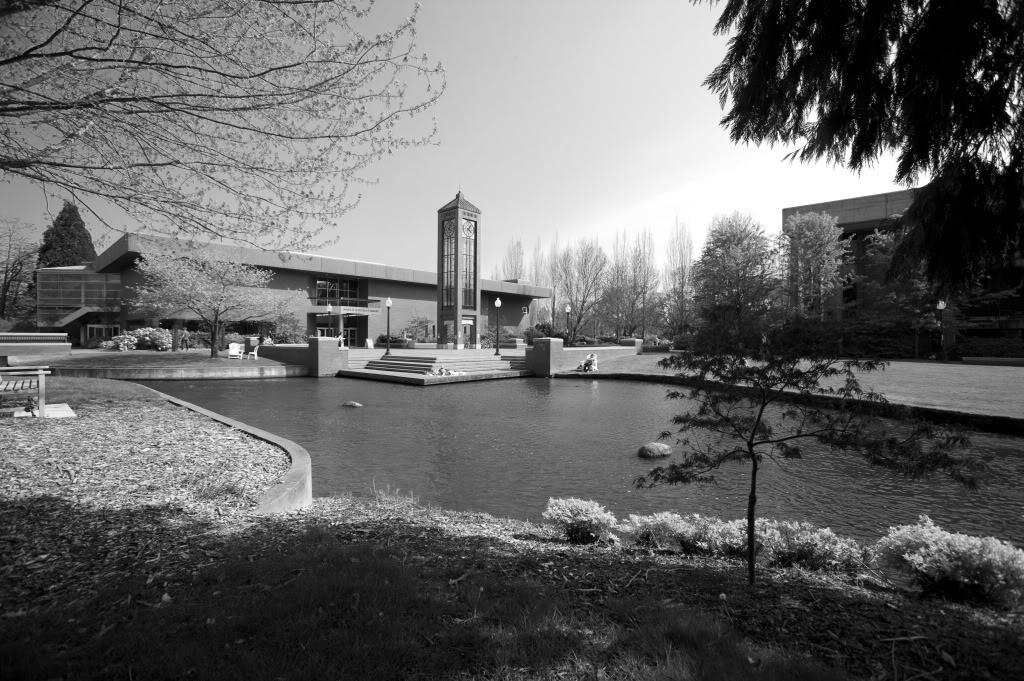
%> input picture Project5_Image/Willamette_BW.jpg, 1024 x 681 px
$ octave Inclass.m   (GNU Octave 9; MATLAB toolbox functions it lacks are replaced by stand-ins)
%> lines starting %> are read from the running program, lines starting %| are printed output that depends on the picture
% Ari Cooper
% CS 435 Computational Science
% Project 5 Image: Inclass
% Nov. 1 2016

clear all, close all, clc;

%% Example of black and white image

    % Read the image into MatLab and save it to a variable

    A = imread('Willamette_BW.jpg');
%> A is the input picture: size 681x1024 uint8; min 0, max 255, mean 102.2

    % Show the image

%     figure
%     imshow(A);

%% Example of Color Image

    % Read the image into MatLab and save it to a variable

    B = imread('Willamette.jpg');
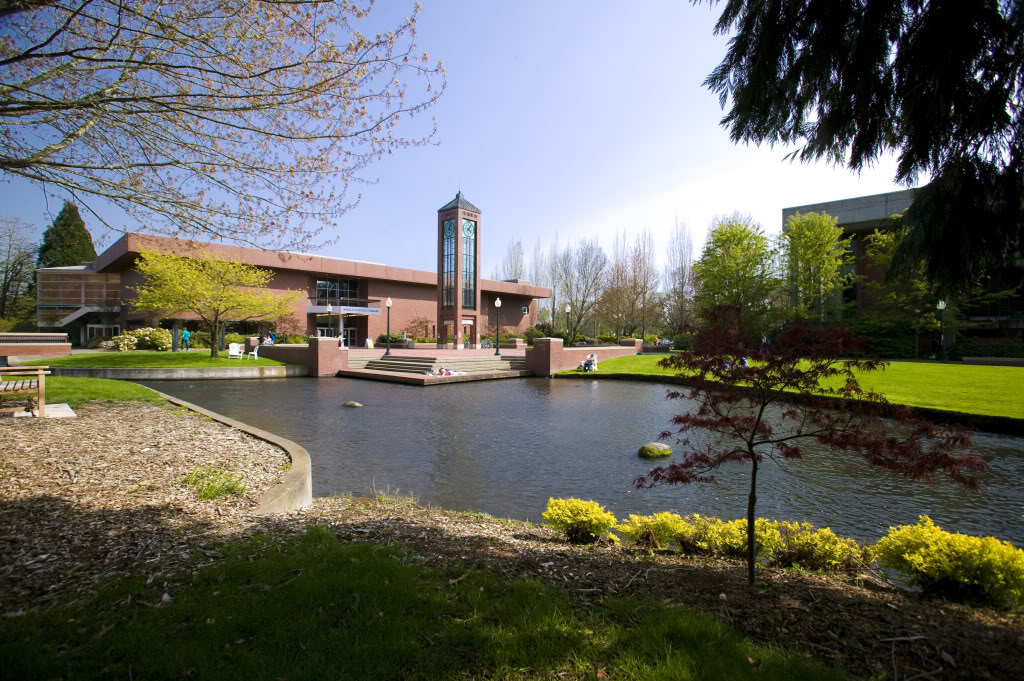
%> input picture Project5_Image/Willamette.jpg, 1024 x 681 px
%> B is the input picture: size 681x1024x3 uint8; mean R, G, B 102.3, 103.4, 95.3

    % Show the image

%     figure
%     imshow(B);

%% Example of Color Indexing

% [10 lines of commented-out code are left out]

%% Changing Colormap

%     map = colormap(hot);

%% 2.1 BasicImageManipulations

    % 1. Read the image into MATLAB and save it to a variable
    % B is already declared as Willamette.jpg

    % 2. Show the image;
%     figure
%     imshow(B);

    % 3. Check the size of the image (should be M-by-N-by-3 for a color image)
    % 681x1024x3
%     [row, col, tmp] = size(B);

    % 4. Crop the image to extract the desired part, and save it to a di?erent image;
    C = B(171:380, 301:510,:);     % size 210 x 210
%     figure
%     imshow(C);

    imwrite(C, 'Willamette_small.jpg', 'jpg');

    % 5. Extract the red, blue and green components and save them to individual images.
    C_red = C; C_blue = C; C_green = C;

    C_red(:,:,2:3) = 0;
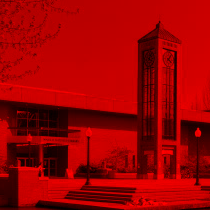
%> C_red: size 210x210x3 uint8; mean R, G, B 158, 0, 0
    C_green(:,:,[1 3]) = 0;
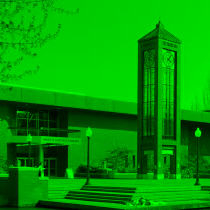
%> C_green: size 210x210x3 uint8; mean R, G, B 0, 151.7, 0
    C_blue(:,:,1:2) = 0;
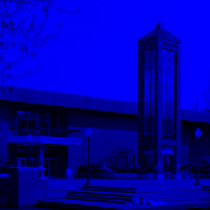
%> C_blue: size 210x210x3 uint8; mean R, G, B 0, 0, 161.6

     imwrite(C_red, 'Willamette_red.jpg', 'jpg');
     imwrite(C_green, 'Willamette_green.jpg', 'jpg');
     imwrite(C_blue, 'Willamette_blue.jpg', 'jpg');

%      figure
%      imshow(C_red)

    % 6. Convert the image to black-and-white;
    A_bw = rgb2gray(B);

%     figure
%     imshow(A_bw);
    imwrite(A_bw, 'Willamette_BW.jpg', 'jpg');

    % 7. (Advanced) Use a smaller image to create a large image that contains the original image, the red, green and blue components stacked up as 2-by-2 blocks, for example in ?gure 4.
    all4 = [C, C_red; C_green, C_blue];
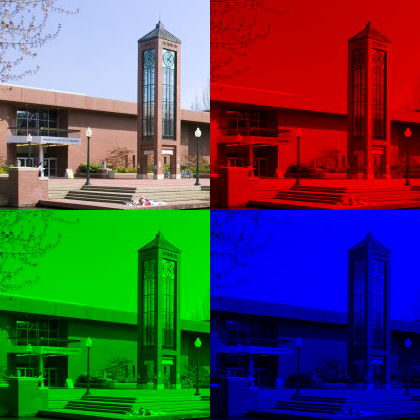
%> all4: size 420x420x3 uint8; mean R, G, B 79, 75.8, 80.8

%     figure
%     imshow(all4);


    %% 2.2 ImageRepair: Write a MATLAB program to clean up the dirty specks in the provided image

% 1. Read in and display the contaminated image: Willamette_bw_dirty_small.jpg, which can be downloaded from the WISE site under project 5, image folder.
D = imread('Willamette_bw_dirty_small.jpg');
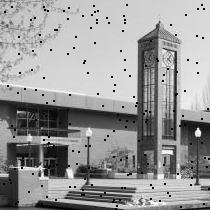
%> input picture Project5_Image/Willamette_bw_dirty_small.jpg, 210 x 210 px
%> D is the input picture: size 210x210 uint8; min 0, max 255, mean 152.2
figure
imshow(D);
[row, col] = size(D);
%> row = 210; col = 210
% [12 lines of commented-out code are left out]


for i = 1:row
    for j = 1:col
        iMin = max(1,i-1);
        iMax = min(row,i+1);
        jMin = max(1,j-1);
        jMax = min(col,j+1);

        Neighbors = D(iMin : iMax, jMin : jMax);
        E(i,j) = median(Neighbors(:));

    end
end
% 3. Display the repaired image.
figure
imshow(E);

% 4. Try to use the mean instead of median to generate a new ?ltered image for comparison.
for i = 1:row
    for j = 1:col
        iMin = max(1,i-1);
        iMax = min(row,i+1);
        jMin = max(1,j-1);
        jMax = min(col,j+1);

        Neighbors = D(iMin : iMax, jMin : jMax);
        F(i,j) = mean(Neighbors(:));

    end
end
figure
imshow(F);
% [6 lines of commented-out code are left out]


%% 2.3 ImageEdgeDetection : Write a MATLAB program to detect the edges of objects in the given image.

% 1. Implement the edge detection algorithm described above. Basically, for each pixel in the original image,if the maximum discrepancy of the pixel with respect to its neighbor is greater than a prede?ned threshold ?, color it to black, otherwise color it to white.
tau = 25;
[m,n] = size(B);
%> m = 681; n = 3072
for i = 1:row
    for j = 1:col
        iMin = max(1,i-1);
        iMax = min(row,i+1);
        jMin = max(1,j-1);
        jMax = min(col,j+1);

        Neighbors = B(iMin : iMax, jMin : jMax);

        % if pixel max discrep. > tau color to black
        max_d = max(abs(Neighbors(:) - B(i,j)));
        if(max_d < tau)
            G(i,j) = 0;
        else
            G(i,j) = 255;
        end

    end
end
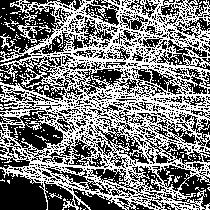
%> G: size 210x210 double; 48.3% white in thin lines or dots
figure()
imshow(G)

% 2. Display the pattern created from the original image. This is the image with the edge detected.


% 3. Use the MATLAB built-in function for edge detection. Read the help document for edge command and try di?erent algorithms to see the results. For each result, display the image title with corresponding algorithm name.
